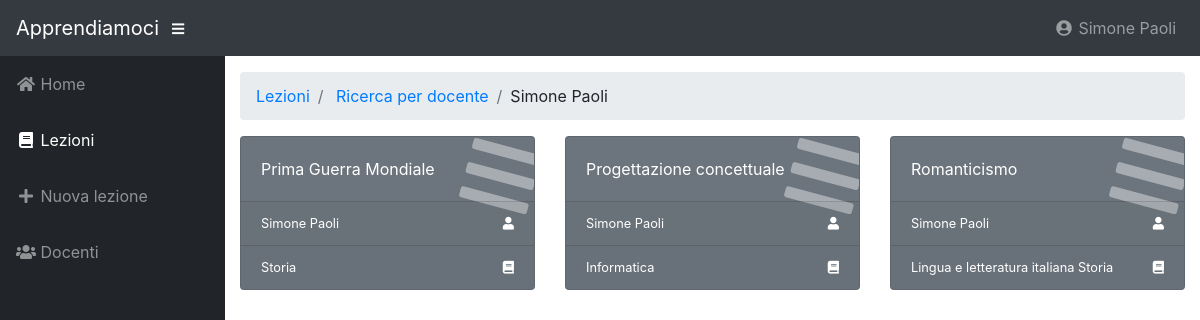
The page /lezioni/?utente=8 (signed in) on the database as committed earlier.
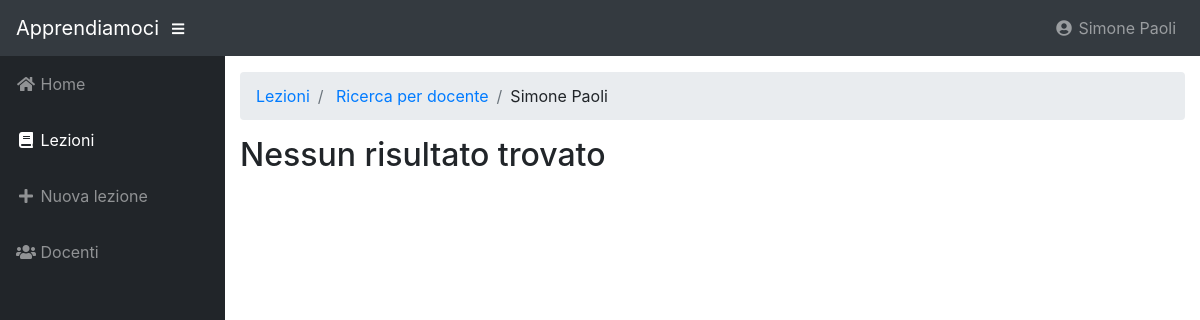
The same page on the database as committed later.
### tables this page shows
CREATE TABLE `utenti` (
  `id` int(15) NOT NULL AUTO_INCREMENT,
  `email` varchar(30) NOT NULL,
  `password` varchar(40) NOT NULL,
  `nome` varchar(20) NOT NULL,
  `cognome` varchar(20) NOT NULL,
  `domandaSicurezza` varchar(100),
  `rispostaSicurezza` varchar(20),
  `tipo` ENUM('studente', 'professore', 'admin') DEFAULT 'studente',
  `avatar` varchar(100),
  `aiuti` BOOLEAN DEFAULT 1,
  PRIMARY KEY (`id`),
  UNIQUE KEY (`email`)
);

CREATE TABLE `lezioni` (
  `id` int(15) NOT NULL AUTO_INCREMENT,
  `idUtente` int(15),
  `titolo` varchar(40) NOT NULL,
  `data` datetime NOT NULL,
  `note` varchar(150),
  PRIMARY KEY (`id`),
  UNIQUE (`idUtente`, `titolo`),
  FOREIGN KEY (`idUtente`)
    REFERENCES `utenti` (`id`)
);

CREATE TABLE `materieDiLezioni` (
  `id` int(15) NOT NULL AUTO_INCREMENT,
  `idLezione` int(15),
  `idMateria` int(15),
  PRIMARY KEY (`id`),
  FOREIGN KEY (`idLezione`)
    REFERENCES `lezioni` (`id`)
    ON DELETE CASCADE,
  FOREIGN KEY (`idMateria`)
    REFERENCES `materie` (`id`)
);

CREATE TABLE `materie` (
  `id` int(15) NOT NULL AUTO_INCREMENT,
  `titolo` varchar(50),
  PRIMARY KEY (`id`)
);

### src/connection.php (called while the page is built, shortened)
<?php
  function query($sql){
    $conn = new mysqli("localhost", "root", "", "apprendiamo");
    $tabella = array();
    $result = $conn->query($sql);
    if (isset($result->num_rows)){
      if ($result->num_rows == 0) {
        return $tabella;
      } else while($row = $result->fetch_assoc()){
        array_push($tabella, $row);
      }
      return $tabella;
    } else {
      $conn->close();
    }
  }
?>

### src/lezioni/wrapper.php (the view, shortened to what this page needs)
<div id="wrapper">
  <?php $title="lezioni" ?>
  <?php include '../wrapper_head.php' ?>
  <?php
    $nessunaRicerca = false;
    $lezioni = array();
    if (isset($_GET['utente'])) {
      $lezioni = query("SELECT lezioni.id, lezioni.titolo, utenti.nome, utenti.cognome
                  		  FROM lezioni,utenti
                  		  WHERE idUtente=" . $_GET['utente'].
                          " AND utenti.id=lezioni.idUtente;");
    } elseif (isset($_GET['materia'])) {
	    $lezioni = query("SELECT lezioni.id, lezioni.titolo, utenti.nome, utenti.cognome
                			FROM lezioni, materiedilezioni, utenti
                			WHERE materiedilezioni.idMateria=" . $_GET['materia'] .
                      " AND lezioni.id=materiedilezioni.idLezione
                        AND utenti.id=lezioni.idUtente;");
    } else {
      $nessunaRicerca = true;
    }
  ?>
  <div id="content-wrapper">
    <div class="container-fluid">
      <ol class="breadcrumb">
        <li class="breadcrumb-item">
          <a href="../filtra/">Lezioni</a>
        </li>
        <?php if (isset($_GET['utente'])): ?>
          <?php $utente = query("SELECT * FROM utenti WHERE id=".$_GET['utente'])[0] ?>
          <li class="breadcrumb-item">
            <a href="../filtraDocenti/">Ricerca per docente</a>
          </li>
          <li class="breadcrumb-item"><?php echo $utente['nome']." ".$utente['cognome'] ?></li>
        </ol>
      <?php endif; ?>
      <div class="row">
        <?php if ($lezioni): ?>
          <?php foreach ($lezioni as $lezione): ?>
            <div class="col-xl-4 col-sm-4 mb-3" onclick="window.location='../lezione/?id=<?php echo $lezione['id'] ?>'">
              <div class="card text-white bg-secondary o-hidden h-100" onmouseover="hover(this)" onmouseleave="leave(this)">
                <div class="card-body">
                  <div class="card-body-icon">
                    <i class="fas fa-fw fa-bars"></i>
                  </div>
                  <div class="mr-5"><?php echo $lezione['titolo'] ?></div>
                </div>
                <a class="card-footer text-white clearfix small z-1" href="../lezione/?id=<?php echo $lezione['id'] ?>">
                  <span class="float-left"><?php echo $lezione['nome']." ".$lezione['cognome'] ?></span>
                  <span class="float-right">
                    <i class="fas fa-user"></i>
                  </span>
                </a>
                <?php $materie = query("SELECT * FROM materie, materiedilezioni WHERE materiedilezioni.idLezione=".$lezione['id']." AND materie.id=materiedilezioni.idMateria") ?>
                <a class="card-footer text-white clearfix small z-1" href="../lezione/?id=<?php echo $lezione['id'] ?>">
                  <span class="float-left">
                    <?php if ($materie): ?>
                      <?php foreach ($materie as $materia): ?>
                        <?php echo $materia['titolo'] ?>
                      <?php endforeach; ?>
                      <?php else: ?>
                        Nessuna materia
                    <?php endif; ?>
                  </span>
                  <span class="float-right">
                    <i class="fas fa-book"></i>
                  </span>
                </a>
              </div>
            </div>
          <?php endforeach; ?>
        <?php else: ?>
          <div class="col">
            <?php if ($nessunaRicerca): ?>
            <?php else: ?>
              <h2>Nessun risultato trovato</h2>
            <?php endif; ?>
          </div>
        <?php endif; ?>
      </div>
    </div>
  </div>
</div>

### src/lezioni/index.php (shortened to what this page needs)
<!DOCTYPE html>
<html lang="en" dir="ltr">
  <head>
  </head>
  <body>
    <?php include '../nav.php' ?>
    <?php include 'wrapper.php' ?>
  </body>
</html>

### src/nav.php (shortened to what this page needs)
<nav class="navbar navbar-expand navbar-dark bg-dark static-top">
  <a class="navbar-brand mr-1" href="../index.php">Apprendiamoci</a>
  <button class="btn btn-link btn-sm text-white order-1 order-sm-0" id="sidebarToggle" href="#">
    <i class="fas fa-bars"></i>
  </button>
  <ul class="navbar-nav ml-auto ml-md-0">
    <li class="nav-item dropdown no-arrow">
      <a class="nav-link dropdown-toggle" href="#" id="userDropdown" role="button" data-toggle="dropdown" aria-haspopup="true" aria-expanded="false">
        <i class="fas fa-user-circle fa-fw"></i>
        <?php echo $_SESSION['user_row']['nome']." ".$_SESSION['user_row']['cognome'] ?>
      </a>
    </li>
  </ul>
</nav>
<?php include 'connection.php' ?>

### src/wrapper_head.php (shortened to what this page needs)
<ul class="sidebar navbar-nav">
  <li class="nav-item <?php if ($title=='home') echo 'active'?>">
    <a class="nav-link" href="../home">
      <i class="fas fa-fw fa-home"></i>
      <span>Home</span>
    </a>
  </li>
  <li class="nav-item <?php if ($title=='lezioni') echo 'active'?>">
    <?php if ($title=='lezioni'): ?>
      <a class="nav-link" href="#" id="pagesDropdown" role="button" data-toggle="dropdown" aria-haspopup="true" aria-expanded="false" >
    <?php else: ?>
        <a class="nav-link" href="../filtra/">
    <?php endif; ?>
      <i class="fas fa-fw fa-book"></i>
      <span>Lezioni</span>
    </a>
  </li>
  <?php if ($_SESSION['user_type'] == 'studente'): ?>
  <?php else: ?>
    <li class="nav-item <?php if ($title=='nuovaLezione') echo 'active'?>">
      <a class="nav-link" href="../nuovaLezione/">
        <i class="fas fa-fw fa-plus"></i>
        <span>Nuova lezione</span>
      </a>
    </li>
  <?php endif; ?>
  <li class="nav-item <?php if ($title=='docenti') echo 'active'?>">
    <a class="nav-link" href="../docenti" id="pagesDropdown">
      <i class="fas fa-fw fa-users"></i>
      <span>Docenti</span>
    </a>
  </li>
</ul>

Rows that differ between the two databases and show on the page:
removed lezioni: titolo "Prima Guerra Mondiale", idUtente.nome "Simone", idUtente.cognome "Paoli"
removed materiedilezioni: idMateria.titolo "Storia", shown under "Prima Guerra Mondiale"
removed lezioni: titolo "Progettazione concettuale", idUtente.nome "Simone", idUtente.cognome "Paoli"
removed materiedilezioni: idMateria.titolo "Informatica", shown under "Progettazione concettuale"
removed lezioni: titolo "Romanticismo", idUtente.nome "Simone", idUtente.cognome "Paoli"
removed materiedilezioni: idMateria.titolo "Lingua e letteratura italiana", shown under "Romanticismo"
removed materiedilezioni: idMateria.titolo "Storia", shown under "Romanticismo"
Other text that changed with them:
text now shown: "Nessun risultato trovato"
